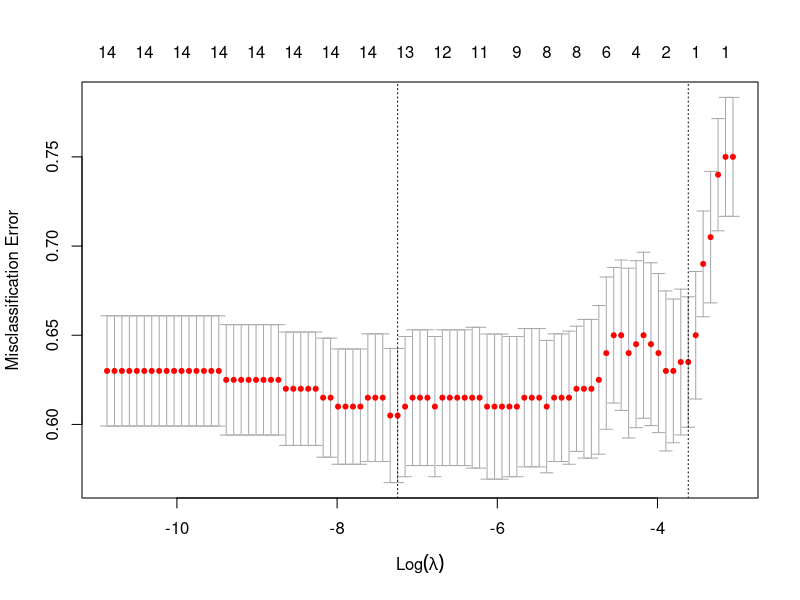

The R source for this figure:
## ---- chunk 1
# Packages
library(caret)
library(glmnet)
library(dplyr)

## ---- chunk 2
# Read data
Ninety_Minutes_Macro <- read.csv("Burning Macro and Micro Data - 90 Minutes - Macro.csv",
                 stringsAsFactors = FALSE)
## ---- chunk 3
# Set outcome
Ninety_Minutes_Macro$Tool <- as.factor(Ninety_Minutes_Macro$Tool)

# Remove rows with missing data
lasso_data_complete <- na.omit(Ninety_Minutes_Macro)

# Check how many rows remain
nrow(lasso_data_complete)
## ---- chunk 4
# Separate outcome and predictors
y <- lasso_data_complete$Tool

x_raw <- lasso_data_complete %>%
  select(-Tool)

# Check near-zero variance variables
nzv_metrics <- nearZeroVar(
  x_raw,
  freqCut = 95/5,
  uniqueCut = 10,
  saveMetrics = TRUE
)

nzv_metrics

# See which variables are flagged
nzv_metrics[nzv_metrics$nzv == TRUE, ]

# Remove near-zero variance predictors
nzv_vars <- rownames(nzv_metrics[nzv_metrics$nzv == TRUE, ])

x_filtered <- x_raw %>%
  select(-all_of(nzv_vars))
## ---- chunk 5
# Dummy-code categorical predictors
dummy_model <- dummyVars(~ ., data = x_filtered, fullRank = TRUE)

x <- predict(dummy_model, newdata = x_filtered)

# Make sure x is a matrix
x <- as.matrix(x)
## ---- chunk 6
set.seed(42)

cv_lasso <- cv.glmnet(
  x = x,
  y = y,
  family = "multinomial",
  alpha = 1,
  type.measure = "class",
  nfolds = 10,
  standardize = FALSE
)

# Plot cross-validation curve
plot(cv_lasso)

# Best lambda
cv_lasso$lambda.min

# More conservative lambda
cv_lasso$lambda.1se
## ---- chunk 7
# Coefficients at lambda.min
coef_min <- coef(cv_lasso, s = "lambda.min")

# Coefficients at lambda.1se
coef_1se <- coef(cv_lasso, s = "lambda.1se")
## ---- chunk 8
# Function to pull non-zero coefficients by class
get_selected_vars <- function(coef_object) {
  selected <- lapply(coef_object, function(class_coef) {
    temp <- as.matrix(class_coef)
    rownames(temp)[temp[, 1] != 0]
  })
  
  selected <- lapply(selected, function(vars) {
    vars[vars != "(Intercept)"]
  })
  
  return(selected)
}

selected_min <- get_selected_vars(coef_min)
selected_1se <- get_selected_vars(coef_1se)

selected_min
selected_1se
## ---- chunk 9
# Classification accuracy for lambda.min and lambda.1se

# Predicted classes for lambda.min
pred_min <- predict(
  cv_lasso,
  newx = x,
  s = "lambda.min",
  type = "class"
)

# Predicted classes for lambda.1se
pred_1se <- predict(
  cv_lasso,
  newx = x,
  s = "lambda.1se",
  type = "class"
)

# Convert predictions to factors with the same levels as your outcome
pred_min <- factor(pred_min[, 1], levels = levels(y))
pred_1se <- factor(pred_1se[, 1], levels = levels(y))

# Calculate classification accuracy
accuracy_min <- mean(pred_min == y)
accuracy_1se <- mean(pred_1se == y)

# Overall accuracy results
accuracy_min
accuracy_1se
## ---- chunk 10
# Function for accuracy by tool type
accuracy_by_tool <- function(actual, predicted) {
  
  results <- data.frame(
    Tool = levels(actual),
    Correct = NA,
    Total = NA,
    Accuracy = NA
  )
  
  for (i in seq_along(levels(actual))) {
    
    tool <- levels(actual)[i]
    
    tool_rows <- actual == tool
    
    results$Correct[i] <- sum(predicted[tool_rows] == actual[tool_rows])
    results$Total[i] <- sum(tool_rows)
    results$Accuracy[i] <- results$Correct[i] / results$Total[i]
  }
  
  return(results)
}
## ---- chunk 11
# Accuracy by tool type for lambda.min
accuracy_min <- accuracy_by_tool(
  actual = y,
  predicted = pred_min
)

accuracy_min

# Accuracy by tool type for lambda.1se
accuracy_1se <- accuracy_by_tool(
  actual = y,
  predicted = pred_1se
)

accuracy_1se
## ---- chunk 12
# Confusion matrix for lambda.min
confusionMatrix(
  data = pred_min,
  reference = y
)

# Confusion matrix for lambda.1se
confusionMatrix(
  data = pred_1se,
  reference = y
)
